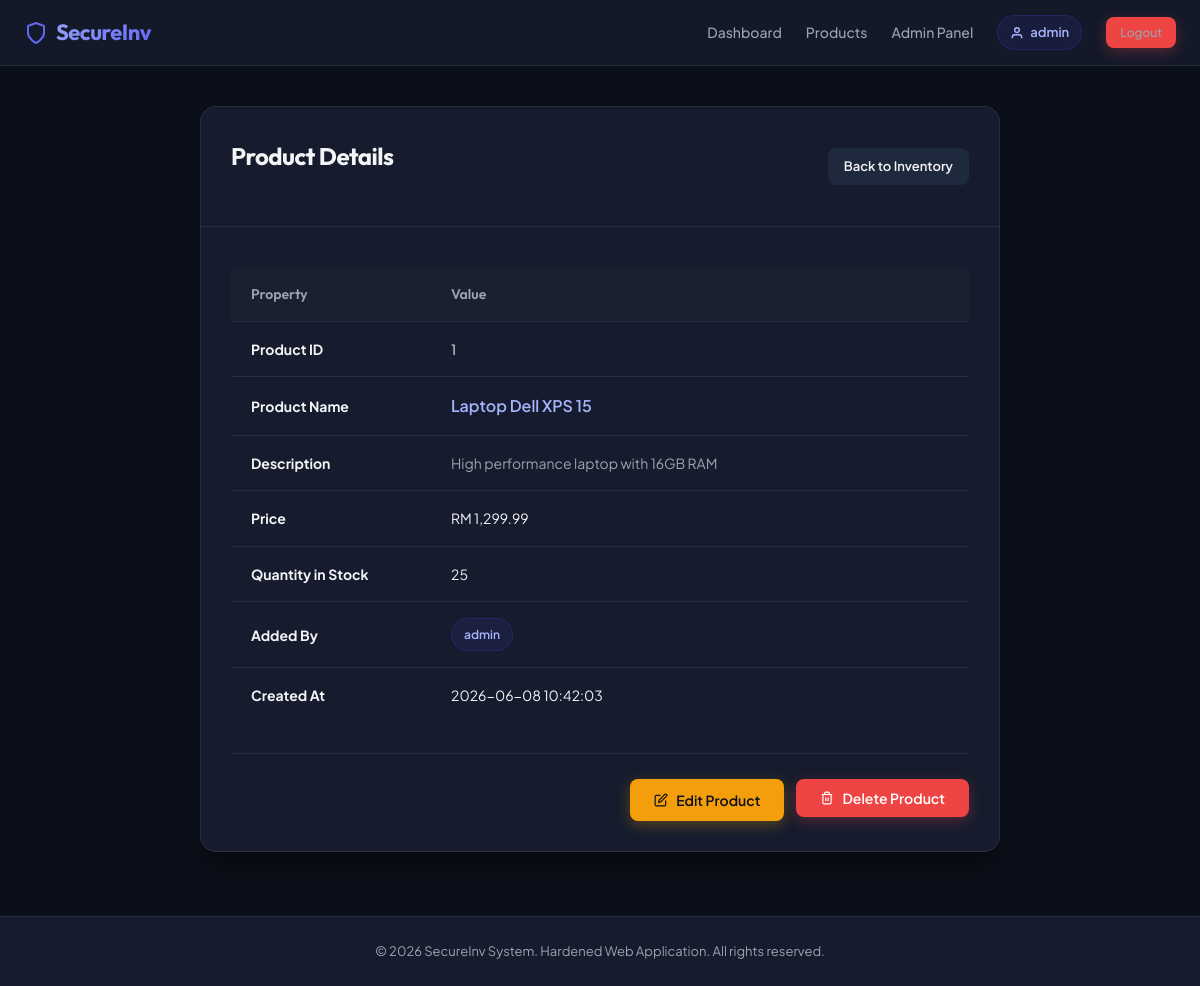
/Enhanced/index.php?page=products&action=show&id=1 (signed in), run on the app's committed database.
### tables this page shows
CREATE TABLE IF NOT EXISTS products (
    id INT AUTO_INCREMENT PRIMARY KEY,
    name VARCHAR(100) NOT NULL,
    description TEXT,
    price DECIMAL(10,2) NOT NULL,
    quantity INT NOT NULL DEFAULT 0,
    image VARCHAR(255) DEFAULT NULL,
    user_id INT,
    created_at TIMESTAMP DEFAULT CURRENT_TIMESTAMP,
    FOREIGN KEY (user_id) REFERENCES users(id) ON DELETE SET NULL
);

CREATE TABLE IF NOT EXISTS users (
    id INT AUTO_INCREMENT PRIMARY KEY,
    username VARCHAR(50) NOT NULL,
    email VARCHAR(100) NOT NULL,
    password VARCHAR(255) NOT NULL,
    role ENUM('admin', 'user') DEFAULT 'user',
    created_at TIMESTAMP DEFAULT CURRENT_TIMESTAMP
);

### Enhanced/Controllers/ProductController.php (called while the page is built, shortened)
<?php
require_once __DIR__ . '/../Models/Product.php';
class ProductController {
    private $productModel;
    public function __construct() {
        $this->productModel = new Product();
    }
    public function show($id) {
        $id = filter_var($id, FILTER_VALIDATE_INT);
        $product = $this->productModel->getProductById($id);
        require_once __DIR__ . '/../Views/products/show.php';
    }
}
?>

### Enhanced/config/database.php (called while the page is built)
<?php
return [
    'host' => 'localhost',
    'dbname' => 'inventory_db',
    'username' => 'root',
    'password' => '',
    'charset' => 'utf8mb4',
    'options' => [
        PDO::ATTR_ERRMODE => PDO::ERRMODE_EXCEPTION,
        PDO::ATTR_DEFAULT_FETCH_MODE => PDO::FETCH_ASSOC,
        PDO::ATTR_EMULATE_PREPARES => false,
    ]
];
?>

### Enhanced/Models/Database.php (called while the page is built, shortened)
<?php
class Database {
    private static $instance = null;
    private $pdo;
    private function __construct() {
        try {
            $config = require __DIR__ . '/../config/database.php';
            $dsn = "mysql:host={$config['host']};dbname={$config['dbname']};charset={$config['charset']}";
            $this->pdo = new PDO($dsn, $config['username'], $config['password'], $config['options']);
        } catch (PDOException $e) {
            error_log('Database connection error: ' . $e->getMessage());
            die('A database error occurred. Please try again later.');
        }
    }
    public static function getInstance() {
        if (self::$instance === null) {
            self::$instance = new self();
        }
        return self::$instance;
    }
    public function execute($sql, $params = []) {
        try {
            $stmt = $this->pdo->prepare($sql);
            $stmt->execute($params);
            return $stmt;
        } catch (PDOException $e) {
            error_log('Query error: ' . $e->getMessage());
            throw new Exception('A database error occurred.');
        }
    }
    public function fetchOne($sql, $params = []) {
        $stmt = $this->execute($sql, $params);
        return $stmt->fetch();
    }
}
?>

### Enhanced/Models/Product.php (called while the page is built, shortened)
<?php
require_once __DIR__ . '/Database.php';
class Product {
    private $db;
    public function __construct() {
        $this->db = Database::getInstance();
    }
    public function getProductById($id) {
        $sql = "SELECT products.*, users.username FROM products
                LEFT JOIN users ON products.user_id = users.id
                WHERE products.id = :id";
        return $this->db->fetchOne($sql, [':id' => (int)$id]);
    }
}
?>

### Enhanced/Views/products/show.php (the view, shortened to what this page needs)
<?php require_once __DIR__ . '/../layout.php'; ?>
<div style="max-width: 800px; margin: 0 auto;">
    <div class="card" style="padding: 0; overflow: hidden;">
        <div style="padding: 30px; border-bottom: 1px solid var(--border-color); display:flex; justify-content:space-between; align-items:center;">
            <h2>Product Details</h2>
            <a href="index.php?page=products" class="btn" style="background:var(--bg-tertiary); color:var(--text-main); padding: 8px 16px; font-size:13px;">Back to Inventory</a>
        </div>
        <div style="padding: 30px;">
            <table style="margin-bottom: 30px;">
                <tr>
                    <th style="width: 200px;">Property</th>
                    <th>Value</th>
                </tr>
                <tr>
                    <td><strong>Product ID</strong></td>
                    <td><?php echo htmlspecialchars($product['id'], ENT_QUOTES, 'UTF-8'); ?></td>
                </tr>
                <tr>
                    <td><strong>Product Name</strong></td>
                    <td style="font-weight: 600; font-size: 16px; color:#a5b4fc;"><?php echo htmlspecialchars($product['name'], ENT_QUOTES, 'UTF-8'); ?></td>
                </tr>
                <tr>
                    <td><strong>Description</strong></td>
                    <td style="white-space: pre-line; color: var(--text-muted);"><?php echo htmlspecialchars($product['description'] ?: 'No description provided.', ENT_QUOTES, 'UTF-8'); ?></td>
                </tr>
                <tr>
                    <td><strong>Price</strong></td>
                    <td>RM <?php echo number_format((float)$product['price'], 2); ?></td>
                </tr>
                <tr>
                    <td><strong>Quantity in Stock</strong></td>
                    <td><?php echo htmlspecialchars($product['quantity'], ENT_QUOTES, 'UTF-8'); ?></td>
                </tr>
                <tr>
                    <td><strong>Added By</strong></td>
                    <td>
                        <span class="user-badge" style="font-size:12px;">
                            <?php echo htmlspecialchars($product['username'] ?: 'System', ENT_QUOTES, 'UTF-8'); ?>
                        </span>
                    </td>
                </tr>
                <tr>
                    <td><strong>Created At</strong></td>
                    <td><?php echo htmlspecialchars($product['created_at'], ENT_QUOTES, 'UTF-8'); ?></td>
                </tr>
            </table>
            <div style="display: flex; gap: 12px; justify-content: flex-end; border-top: 1px solid var(--border-color); padding-top: 25px;">
                <?php if ($_SESSION['role'] === 'admin' || $_SESSION['user_id'] == $product['user_id']): ?>
                    <a href="index.php?page=products&action=edit&id=<?php echo htmlspecialchars($product['id'], ENT_QUOTES, 'UTF-8'); ?>" class="btn btn-warning">
                        <svg width="14" height="14" viewBox="0 0 24 24" fill="none" stroke="currentColor" stroke-width="2"><path d="M11 4H4a2 2 0 0 0-2 2v14a2 2 0 0 0 2 2h14a2 2 0 0 0 2-2v-7"/><path d="M18.5 2.5a2.121 2.121 0 1 1 3 3L12 15l-4 1 1-4 9.5-9.5z"/></svg>
                        Edit Product
                    </a>
                    <form method="POST" action="index.php?page=products&action=delete&id=<?php echo htmlspecialchars($product['id'], ENT_QUOTES, 'UTF-8'); ?>" onsubmit="return confirm('Are you sure you want to delete this product?')">
                        <button type="submit" class="btn btn-danger">
                            <svg width="14" height="14" viewBox="0 0 24 24" fill="none" stroke="currentColor" stroke-width="2"><polyline points="3 6 5 6 21 6"/><path d="M19 6v14a2 2 0 0 1-2 2H7a2 2 0 0 1-2-2V6m3 0V4a2 2 0 0 1 2-2h4a2 2 0 0 1 2 2v2"/><line x1="10" y1="11" x2="10" y2="17"/><line x1="14" y1="11" x2="14" y2="17"/></svg>
                            Delete Product
                        </button>
                    </form>
                <?php endif; ?>
            </div>
        </div>
    </div>
</div>

### Enhanced/Views/layout.php (style rules this page uses)
:root { --bg-primary: #0b0f19; --bg-secondary: #161c2d; --bg-tertiary: #1f293d; --accent-primary: #4f46e5; --accent-primary-hover: #4338ca; --accent-success: #10b981; --accent-success-hover: #059669; --accent-danger: #ef4444; --accent-danger-hover: #dc2626; --accent-warning: #f59e0b; --accent-warning-hover: #d97706; --text-main: #f3f4f6; --text-muted: #9ca3af; --border-color: rgba(255, 255, 255, 0.08); --font-display: 'Outfit', sans-serif; --font-body: 'Plus Jakarta Sans', sans-serif; --shadow-sm: 0 1px 2px 0 rgba(0, 0, 0, 0.05); --shadow-md: 0 4px 6px -1px rgba(0, 0, 0, 0.1), 0 2px 4px -1px rgba(0, 0, 0, 0.06); --shadow-lg: 0 10px 15px -3px rgba(0, 0, 0, 0.1), 0 4px 6px -2px rgba(0, 0, 0, 0.05); --shadow-premium: 0 20px 25px -5px rgba(0, 0, 0, 0.3), 0 10px 10px -5px rgba(0, 0, 0, 0.04); }
* { margin: 0; padding: 0; box-sizing: border-box; }
body { font-family: var(--font-body); background: var(--bg-primary); color: var(--text-main); min-height: 100vh; display: flex; flex-direction: column; line-height: 1.6; }
.user-badge { background: rgba(79, 70, 229, 0.1); color: #a5b4fc; padding: 6px 12px; border-radius: 9999px; font-size: 13px; font-weight: 600; border: 1px solid rgba(79, 70, 229, 0.2); display: inline-flex; align-items: center; gap: 6px; }
.card { background: var(--bg-secondary); border: 1px solid var(--border-color); border-radius: 16px; padding: 30px; margin-bottom: 24px; box-shadow: var(--shadow-premium); transition: border-color 0.3s ease, box-shadow 0.3s ease; }
h1, h2, h3, h4 { font-family: var(--font-display); color: var(--text-main); font-weight: 700; letter-spacing: -0.5px; margin-bottom: 20px; }
h2 { font-size: 24px; }
.btn { display: inline-flex; align-items: center; justify-content: center; font-family: var(--font-body); font-weight: 600; font-size: 14px; padding: 10px 24px; border-radius: 8px; cursor: pointer; text-decoration: none; transition: all 0.2s cubic-bezier(0.4, 0, 0.2, 1); border: none; outline: none; gap: 8px; }
.btn-danger { background: var(--accent-danger); color: white; box-shadow: 0 4px 14px rgba(239, 68, 68, 0.3); }
.btn-warning { background: var(--accent-warning); color: #0b0f19; box-shadow: 0 4px 14px rgba(245, 158, 11, 0.3); }
table { width: 100%; border-collapse: collapse; margin-top: 10px; }
table th, table td { padding: 16px 20px; text-align: left; border-bottom: 1px solid var(--border-color); font-size: 14px; }
table th { background: rgba(255, 255, 255, 0.02); color: var(--text-muted); font-weight: 600; font-family: var(--font-display); }
table tr:last-child td { border-bottom: none; }

### data on the page
products: id "1", name "Laptop Dell XPS 15", description "High performance laptop with 16GB RAM", price "1,299.99", quantity "25", user.username "admin", created_at "2026-06-08 10:42:03"

### other printed values
$username "admin"
